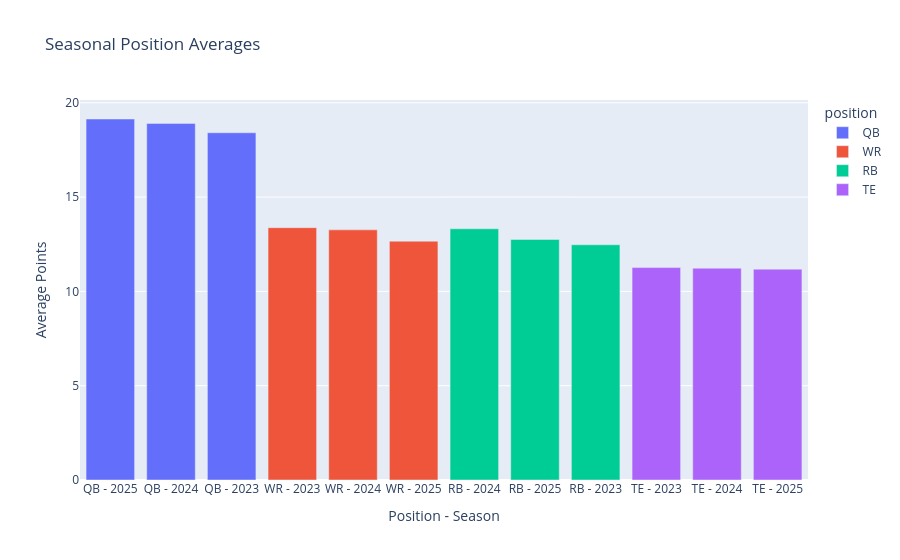

Source (notebook cell):
### Markdown cell above
## Data Visualization - Part 4.A

### Code cell
# Calculate position averages for context
position_avgerages = pd.DataFrame(fantasy.groupby(['position', 'season'])['points'].mean().sort_values(ascending=False)).reset_index()

# Visualize position averages
fig = px.bar(
    position_avgerages,
    x=[f"{row['position']} - {row['season']}" for _, row in position_avgerages.iterrows()],
    y="points",
    color="position",
    title="Seasonal Position Averages",
)

fig.update_layout(
    xaxis_title="Position - Season",
    yaxis_title="Average Points"
)

fig.show()

### Figure 1 — Plotly figure (JSON) as saved in the notebook; plotly's stock layout.template omitted (floating-point values rounded to 4 significant figures)
{"data": [{"hovertemplate": "position=QB<br>x=%{x}<br>points=%{y}<extra></extra>", "legendgroup": "QB", "marker": {"color": "#636efa", "pattern": {"shape": ""}}, "name": "QB", "orientation": "v", "showlegend": true, "textposition": "auto", "type": "bar", "x": ["QB - 2025", "QB - 2024", "QB - 2023"], "xaxis": "x", "y": [19.14, 18.91, 18.41], "yaxis": "y"}, {"hovertemplate": "position=WR<br>x=%{x}<br>points=%{y}<extra></extra>", "legendgroup": "WR", "marker": {"color": "#EF553B", "pattern": {"shape": ""}}, "name": "WR", "orientation": "v", "showlegend": true, "textposition": "auto", "type": "bar", "x": ["WR - 2023", "WR - 2024", "WR - 2025"], "xaxis": "x", "y": [13.38, 13.26, 12.66], "yaxis": "y"}, {"hovertemplate": "position=RB<br>x=%{x}<br>points=%{y}<extra></extra>", "legendgroup": "RB", "marker": {"color": "#00cc96", "pattern": {"shape": ""}}, "name": "RB", "orientation": "v", "showlegend": true, "textposition": "auto", "type": "bar", "x": ["RB - 2024", "RB - 2025", "RB - 2023"], "xaxis": "x", "y": [13.32, 12.75, 12.47], "yaxis": "y"}, {"hovertemplate": "position=TE<br>x=%{x}<br>points=%{y}<extra></extra>", "legendgroup": "TE", "marker": {"color": "#ab63fa", "pattern": {"shape": ""}}, "name": "TE", "orientation": "v", "showlegend": true, "textposition": "auto", "type": "bar", "x": ["TE - 2023", "TE - 2024", "TE - 2025"], "xaxis": "x", "y": [11.26, 11.23, 11.18], "yaxis": "y"}], "layout": {"barmode": "relative", "legend": {"title": {"text": "position"}, "tracegroupgap": 0}, "title": {"text": "Seasonal Position Averages"}, "xaxis": {"anchor": "y", "domain": [0, 1], "title": {"text": "Position - Season"}}, "yaxis": {"anchor": "x", "domain": [0, 1], "title": {"text": "Average Points"}}}}
